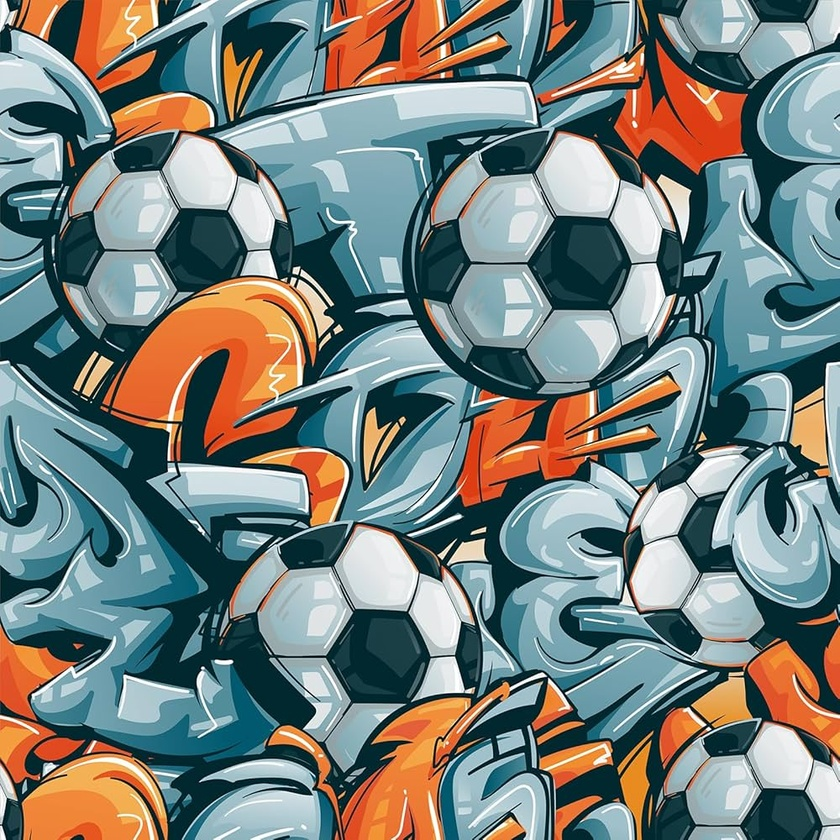
#> input picture ProjectMaterial.jpg, 840 x 840 px, shrunk from 1000 x 1000 before the run, found by its file name
$ python ImageManipulation.py
#> lines starting #> are read from the running program, lines starting #| are printed output that depends on the picture
import cv2

image = cv2.imread(r"C:\Users\user\Desktop\After class projects\Enhanced Chatbot\All of them\ProjectMaterial.jpg")
#> image is the input picture: shape (840, 840, 3); mean B, G, R 124.6, 128.3, 119

grayscale_image = cv2.cvtColor(image, cv2.COLOR_BGR2GRAY)
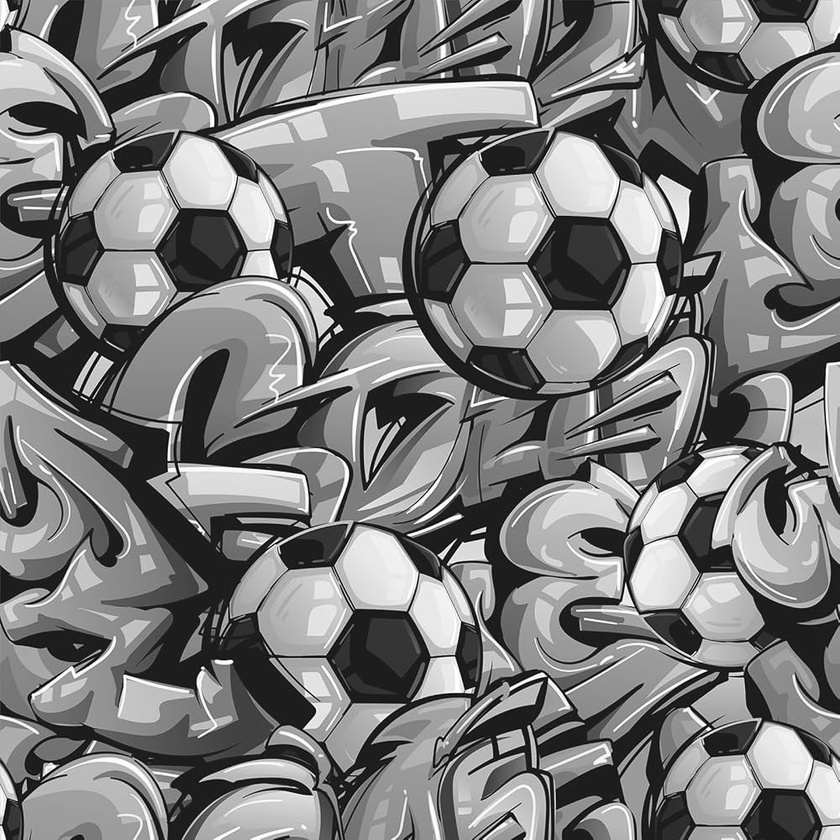
#> grayscale_image: shape (840, 840); min 0, max 255, mean 125.1
cv2.imwrite(r"C:\Users\user\Desktop\After class projects\Enhanced Chatbot\All of them\gray.jpg", grayscale_image)

Cropped_image=image[100:300,200:500]
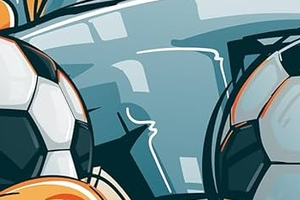
#> Cropped_image: shape (200, 300, 3); mean B, G, R 146.8, 142.6, 115.2
cv2.imwrite(r"C:\Users\user\Desktop\After class projects\Enhanced Chatbot\All of them\Cropped.jpg",Cropped_image)

Rotated_image=cv2.rotate(image,cv2.ROTATE_90_CLOCKWISE)
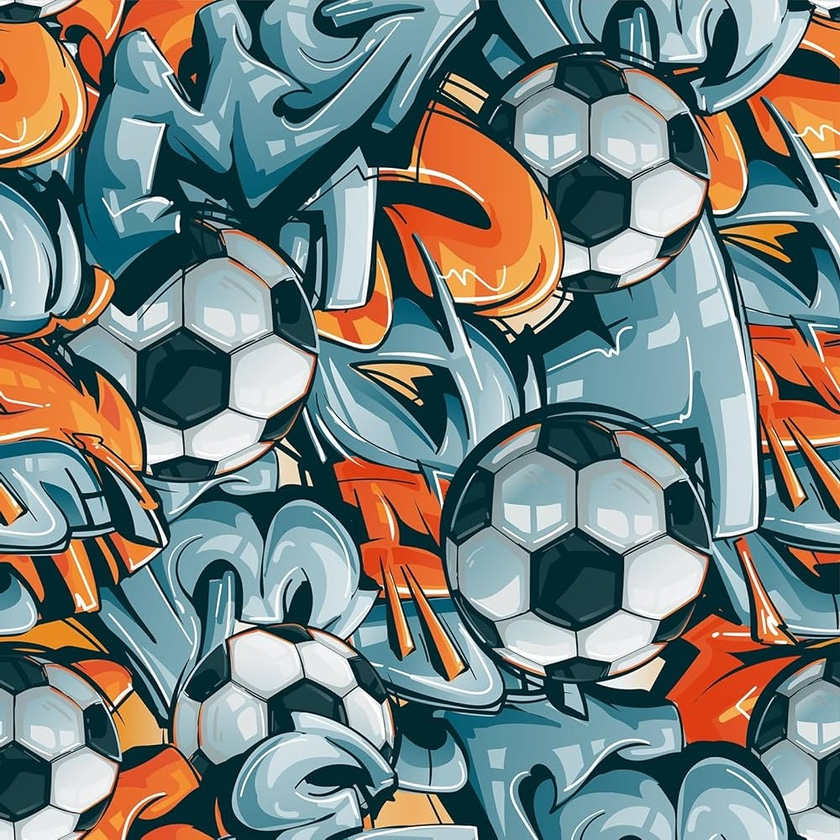
#> Rotated_image: shape (840, 840, 3); mean B, G, R 124.6, 128.3, 119
cv2.imwrite(r"C:\Users\user\Desktop\After class projects\Enhanced Chatbot\All of them\Rotated.jpg",Rotated_image)

Bright_image=cv2.convertScaleAbs(image,alpha=1,beta=25)
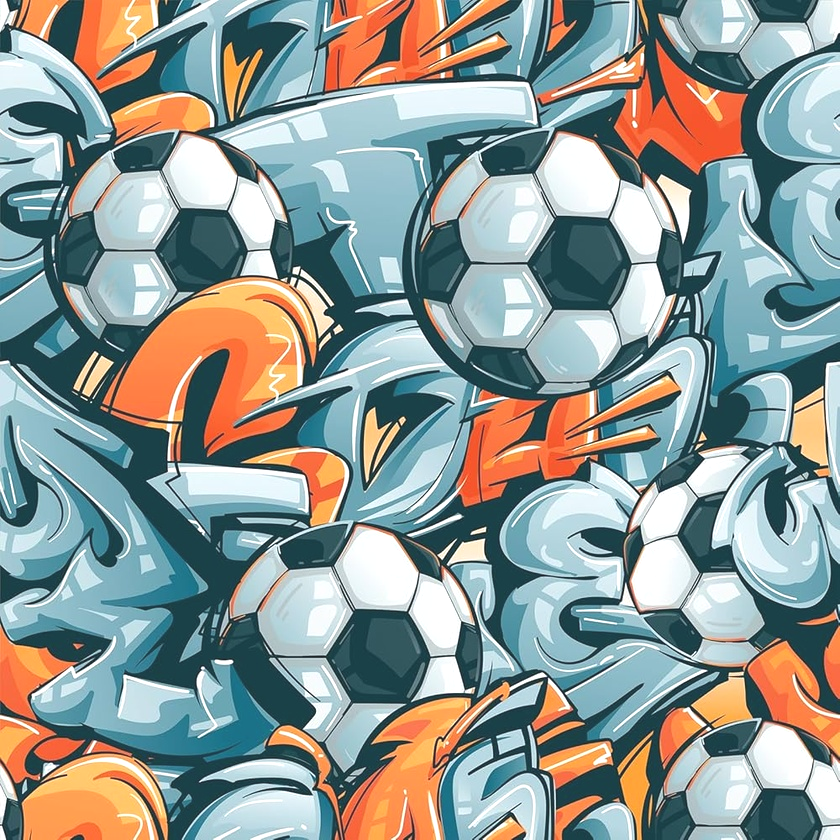
#> Bright_image: shape (840, 840, 3); mean B, G, R 148.8, 152.6, 142.8
cv2.imwrite(r"C:\Users\user\Desktop\After class projects\Enhanced Chatbot\All of them\Brighter.jpg",Bright_image)


cv2.imshow("GrayScale image",grayscale_image)
cv2.imshow("CroppedImage",Cropped_image)
cv2.imshow("Rotated image",Rotated_image)
cv2.imshow("Bright image",Bright_image)
cv2.waitKey(0)
cv2.destroyAllWindows()

$ run again, with Waterfall.jpg copied over ProjectMaterial.jpg
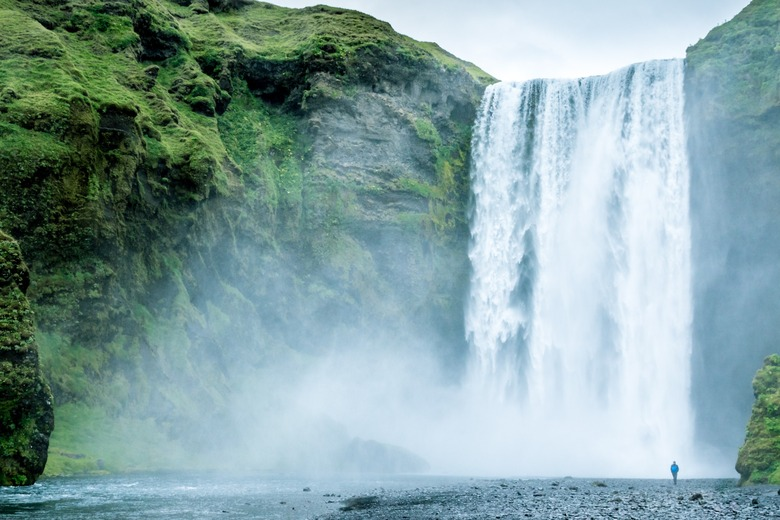
#> input picture Waterfall.jpg, 780 x 520 px, found by its file name
#> image is the input picture: shape (520, 780, 3); mean B, G, R 162.6, 161.9, 133.7
#> `Rotated_image=cv2.rotate(image,cv2.ROTATE_90_CLOCKWISE)`:
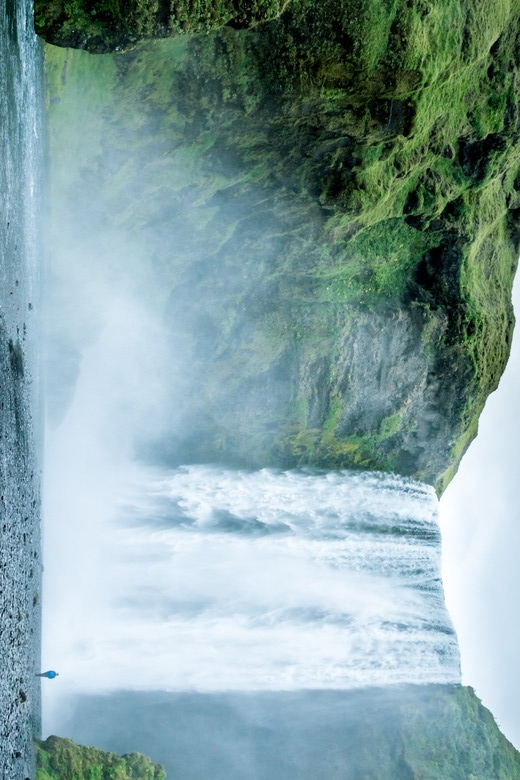
#> Rotated_image: shape (780, 520, 3); mean B, G, R 162.6, 161.9, 133.7
#> `Bright_image=cv2.convertScaleAbs(image,alpha=1,beta=25)`:
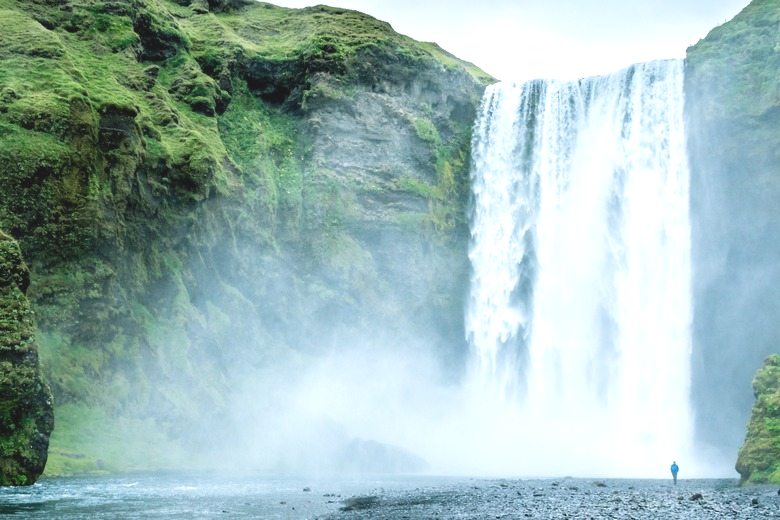
#> Bright_image: shape (520, 780, 3); mean B, G, R 183.7, 185.5, 158.4

$ run again, with input.jpg copied over ProjectMaterial.jpg
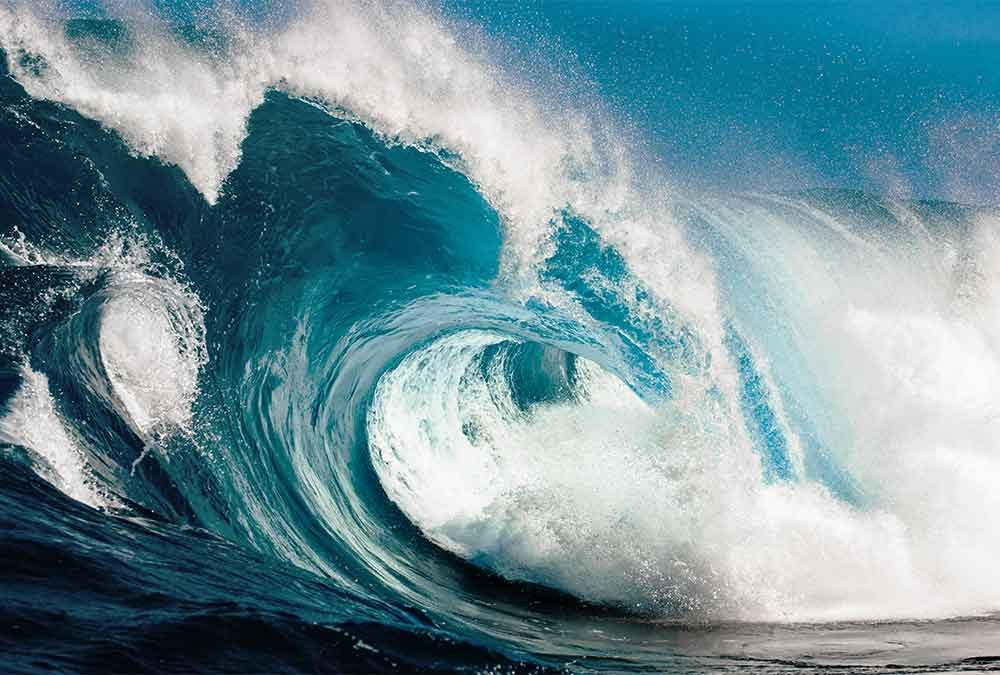
#> input picture input.jpg, 1000 x 675 px, found by its file name
#> image is the input picture: shape (675, 1000, 3); mean B, G, R 154.2, 145.3, 113.2
#> `Rotated_image=cv2.rotate(image,cv2.ROTATE_90_CLOCKWISE)`:
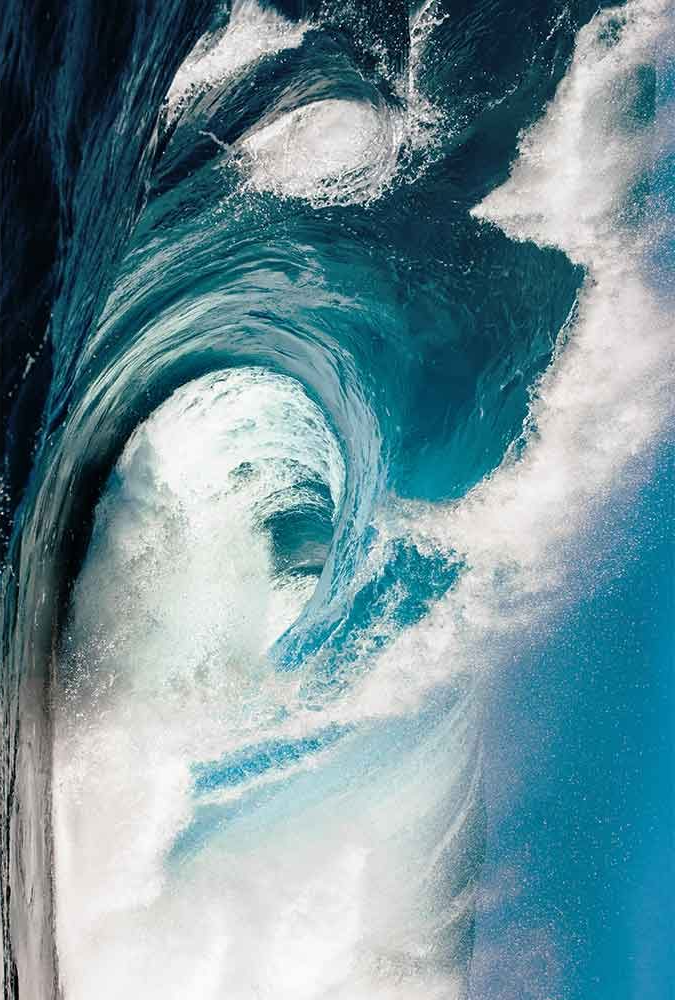
#> Rotated_image: shape (1000, 675, 3); mean B, G, R 154.2, 145.3, 113.2
#> `Bright_image=cv2.convertScaleAbs(image,alpha=1,beta=25)`:
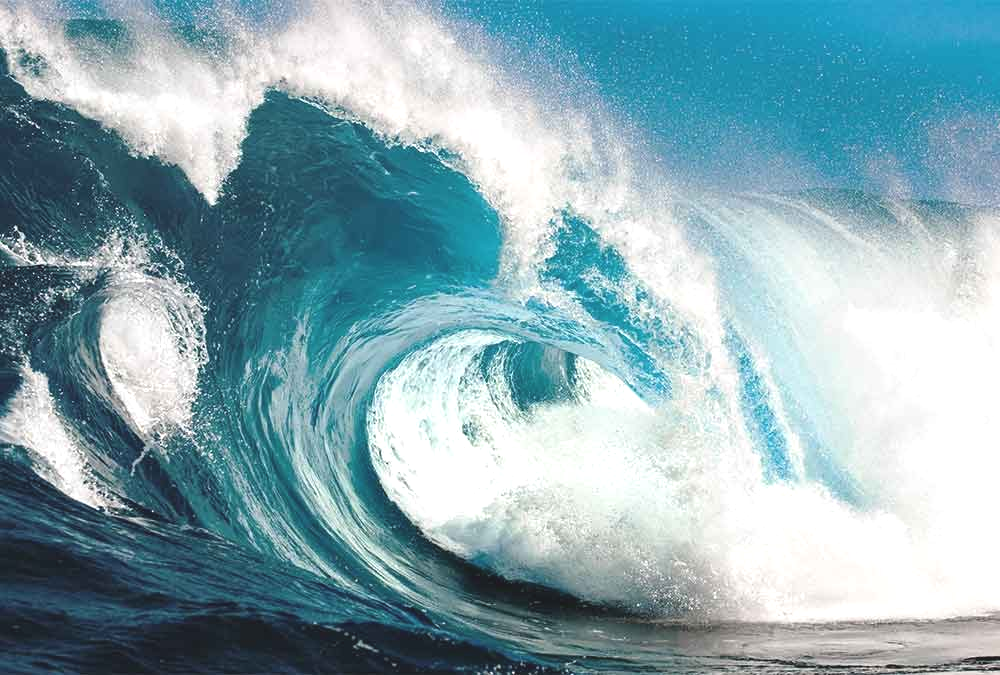
#> Bright_image: shape (675, 1000, 3); mean B, G, R 178.5, 169.4, 137.4
